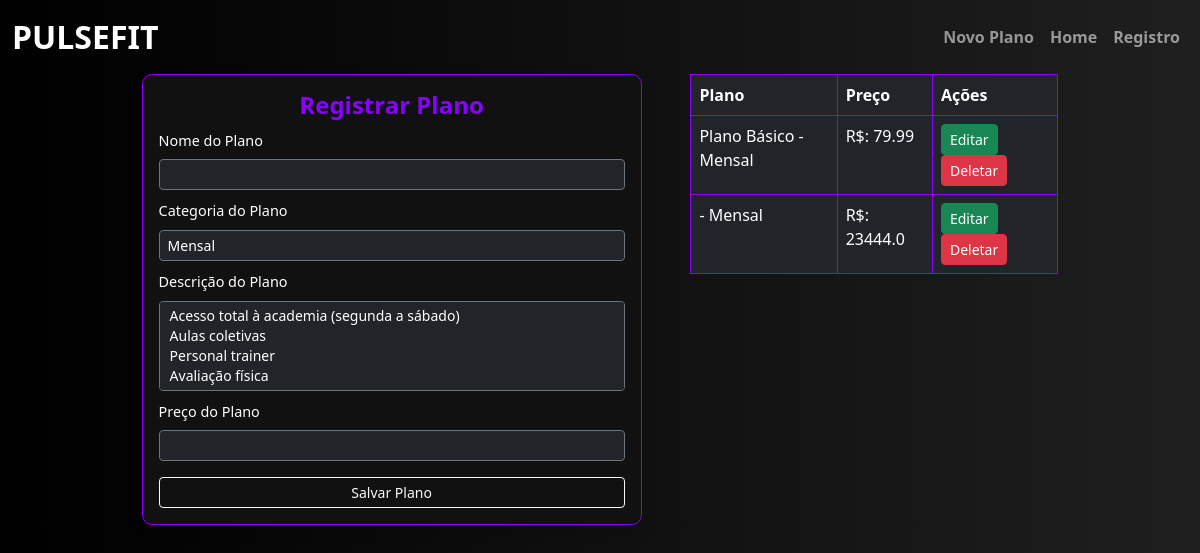
/registrar_plano, run on an earlier commit of the app's database.
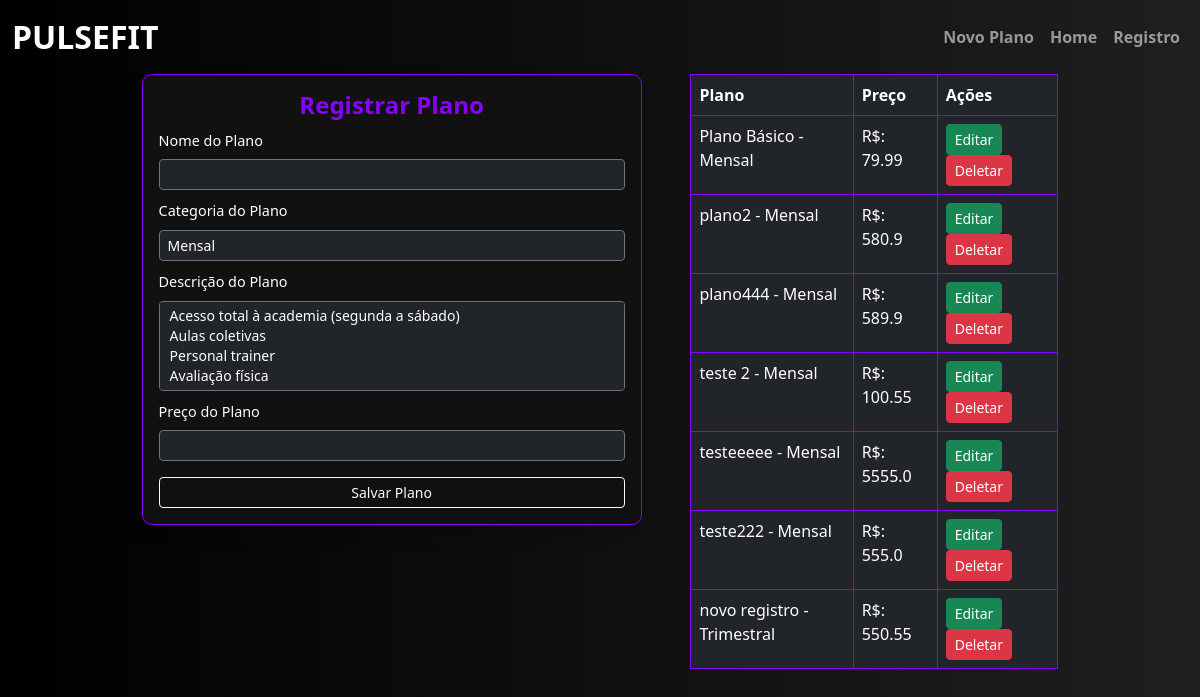
And on a later commit of the database.
### academia/models.py (models this page shows, shortened)
class Plano(db.Model):
    __tablename__ = "plano"
    id = db.Column(db.Integer, primary_key=True)
    ativo = db.Column(db.Boolean, default=True, nullable=False)
    dtcadastro = db.Column(db.DateTime, default=datetime.utcnow, nullable=False)
    plano = db.Column(db.String(50), nullable=False)
    preco = db.Column(db.Float, nullable=False)
    categoria = db.Column(db.String(20), nullable=False)
    descricao = db.Column(db.Text, nullable=False)

### academia/routes.py (the view, shortened to what this page needs)
@app.route("/registrar_plano", methods=['GET', 'POST'])
def page_registrar_plano():
    form_plano = CadastroPlano()
    if request.method == "GET":
        planos = Plano.query.all()
        return render_template("registrar_plano.html", form_plano=form_plano, planos=planos)

### academia/forms.py
class CadastroPlano(FlaskForm):
    plano = StringField(label="Nome do Plano", validators=[DataRequired()])
    preco = DecimalField(label="Preço do Plano", validators=[DataRequired()])
    categoria = SelectField(label="Categoria do Plano",
        choices=[
            ("Mensal", "Mensal"),
            ("Trimestral", "Trimestral"),
            ("Semestral", "Semestral"),
            ("Anual", "Anual"),
        ], validators=[DataRequired()]
    )
    descricao = SelectMultipleField(label="Descrição do Plano",
        choices=[
            ("Acesso total à academia (segunda a sábado)", "Acesso total à academia (segunda a sábado)"),
            ("Aulas coletivas", "Aulas coletivas"),
            ("Personal trainer", "Personal trainer"),
            ("Avaliação física", "Avaliação física"),
            ("Camiseta Pulse Fit", "Camiseta Pulse Fit"),
        ], validators=[DataRequired()]
    )
    submit = SubmitField("Salvar Plano")

### academia/templates/registrar_plano.html (shortened to what this page needs)
{% extends 'base.html' %}
{% block conteudo %}
<body style="background: linear-gradient(to right, #000000, #1f1f1f); font-family: 'Segoe UI', sans-serif; color: white;">
    <div class="container-fluid d-flex justify-content-center align-items-center">
        <div class="row" style="width: 80%;">
            <div class="col-lg-7 col-md-8 col-sm-12">
                <div class="p-3 shadow" style="background-color: #111; border-radius: 10px; width: 100%; max-width: 500px; border: 1px solid #8800ff;">
                    <h4 class="text-center mb-2" style="font-weight: 700; color: #8800ff;">
                        {% if plano_atual %}
                            Editar Plano
                        {% else %}
                            Registrar Plano
                        {% endif %}
                    </h4>
                    <form method="POST" class="form-register">
                        <div class="mb-2">
                            <label class="form-label text-white" style="font-size: 0.9rem;">{{ form_plano.plano.label.text }}</label>
                            {{ form_plano.plano(class="form-control form-control-sm bg-dark text-white border-secondary") }}
                        </div>
                        <div class="mb-2">
                            <label class="form-label text-white" style="font-size: 0.9rem;">{{ form_plano.categoria.label.text }}</label>
                            {{ form_plano.categoria(class="form-control form-control-sm bg-dark text-white border-secondary") }}
                        </div>
                        <div class="mb-2">
                            <label class="form-label text-white" style="font-size: 0.9rem;">{{ form_plano.descricao.label.text }}</label>
                            {{ form_plano.descricao(class="form-control form-control-sm bg-dark text-white border-secondary", rows=2) }}
                        </div>
                        <div class="mb-3">
                            <label class="form-label text-white" style="font-size: 0.9rem;">{{ form_plano.preco.label.text }}</label>
                            {{ form_plano.preco(class="form-control form-control-sm bg-dark text-white border-secondary decimal-field") }}
                        </div>
                        <div class="d-grid">
                            {{ form_plano.submit(class="btn btn-sm btn-outline-light") }}
                        </div>
                    </form>
                </div>
            </div>
            <div class="col-lg-5 col-md-4 col-sm-12" style=" max-height: 76vh; overflow-x: auto;">
                <table class="table table-hover table-dark table-bordered" style="background-color: #111; border-radius: 10px; width: 100%; max-width: 800px; border: 1px solid #8800ff;">
                    <thead>
                        <th class="col">Plano</th>
                        <th class="col">Preço</th>
                        <th class="col">Ações</th>
                    </thead>
                    <tbody>
                        {% for plano in planos %}
                            <tr>
                                <td>{{ plano.plano }} - {{ plano.categoria }}</td>
                                <td>R$: {{ plano.preco }}</td>
                                <td>
                                    <form method="GET" action="{{ url_for('editar_plano',  plano_id=plano.id) }}" style="display: inline;">
                                        <button class="btn btn-success btn-sm" type="submit">Editar</button>
                                    </form>
                                    <form method="POST" action="{{ url_for('deletar_plano') }}" style="display: inline;">
                                        <button class="btn btn-danger btn-sm" type="submit">Deletar</button>
                                    </form>
                                </td>
                            </tr>
                        {% endfor %}
                    </tbody>
                </table>
            </div>
        </div>
</body>
{% endblock %}

### academia/templates/base.html (shortened to what this page needs)
<!DOCTYPE html>
<html lang="en">
<head>
    <link href="https://cdn.jsdelivr.net/npm/bootstrap@5.3.3/dist/css/bootstrap.min.css" rel="stylesheet">
    <link href="https://cdnjs.cloudflare.com/ajax/libs/font-awesome/6.0.0-beta3/css/all.min.css" rel="stylesheet">
</head>
<body>
    <nav class="navbar navbar-expand-lg navbar-dark bg-transparent">
        <div class="container-fluid">
          <a class="navbar-brand fw-bold fs-2" href="#">PULSEFIT</a>
          <div class="collapse navbar-collapse" id="navbarNavAltMarkup">
            <div class="navbar-nav ms-auto">
                <a class="nav-link fw-bold" href="{{ url_for('page_registrar_plano') }}">Novo Plano</a>
                <a class="nav-link fw-bold" href="#">Home</a>
                <a class="nav-link fw-bold" href="#">Registro</a>
            </div>
          </div>
        </div>
      </nav>
     {% block conteudo %}
     {% endblock %}
</body>
</html>

### academia/templates/base.html (style rules this page uses)
.navbar { z-index: 10; }

What changed in the data, as far as the page shows it:
removed Plano: categoria "Mensal", preco "23444.0"
added Plano: plano "plano2", categoria "Mensal", preco "580.9"
added Plano: plano "plano444", categoria "Mensal", preco "589.9"
added Plano: plano "teste 2", categoria "Mensal", preco "100.55"
added Plano: plano "testeeeee", categoria "Mensal", preco "5555.0"
added Plano: plano "teste222", categoria "Mensal", preco "555.0"
added Plano: plano "novo registro", categoria "Trimestral", preco "550.55"
